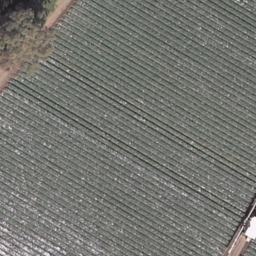
#> input picture assignment1_final_with_code/data/Images/agricultural/agricultural00.tif, 256 x 256 px, found by its file name; its folder holds only this picture in this run
$ jupyter execute --allow-errors CAM_CNN_Assn3.ipynb
#> lines starting #> are read from the running program, lines starting #| are printed output that depends on the picture
[cell 1]
# [5 lines of commented-out code are left out]

[cell 2]
import tensorflow as tf
from tensorflow import keras

[cell 3]
# Loading the dataset
import os
image_size = (300,300)
batch_size = 36
dataset_path = "/content/UCMerced_LandUse/Images"

class_names = sorted(os.listdir(dataset_path))

[cell 4]
import PIL
import numpy as np

image_data = []
labels = []
ss = True

first_images = dict()

for i in range(len(class_names)):
  class_path = os.path.join(dataset_path, class_names[i])
  image_files = os.listdir(class_path)
  ss2=True
  for name in image_files:
    image_path = os.path.join(class_path, name)
    image = PIL.Image.open(image_path)
#> image is the input picture: PIL image 256x256 RGB; mean R, G, B 116, 116.8, 111.9
    image = image.convert("RGB")
    image = image.resize(image_size)
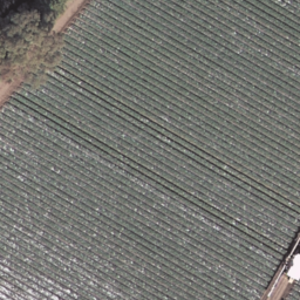
#> image: PIL image 300x300 RGB; mean R, G, B 116, 116.8, 111.9
    image_data.append(np.asarray(image))
    vec = [0 for x in range(21)]
    vec[i]=1
    labels.append(vec)
    if ss2==True:
      first_images[class_names[i]]=np.asarray(image)
      ss2=False
    if ss==True:
      print(len(image_files),"Images in each class")
      print(image.size)
#| (300, 300)
      print(image.format)
#| None
      print(image.mode)
#| RGB
      ss=False

[cell 5]
print('Loaded a total of :',len(image_data)," with labels")
#| Loaded a total of : 2  with labels

[cell 6]
from tensorflow import keras
import tensorflow as tf
from sklearn.model_selection import train_test_split

image_data = np.array(image_data)
lables = np.array(labels)

#> (the rest of this cell did not finish here and is left out)

#> (a cell that did not finish here is left out)

[cell 8]
import matplotlib.pyplot as plt

# Create a figure with subplots for each class
fig, axes = plt.subplots(1, len(class_names), figsize=(15, 5))

# Dictionary to store first occurrence of each class
# first_images = {}

# # Find the first occurrence of each class in X_train
# for img, label in zip(X_train, y_train):
#     if label not in first_images:  # Store first found image of this class
#         first_images[label] = img

# Plot images
for ax, class_index in zip(axes, first_images.keys()):
    ax.imshow(first_images[class_index])
    # ax.set_title(class_index)
    ax.axis("off")
#> this loop made 2 passes
#> class_index on passes 1 to 2: 'agricultural', 'airplane'

plt.show()
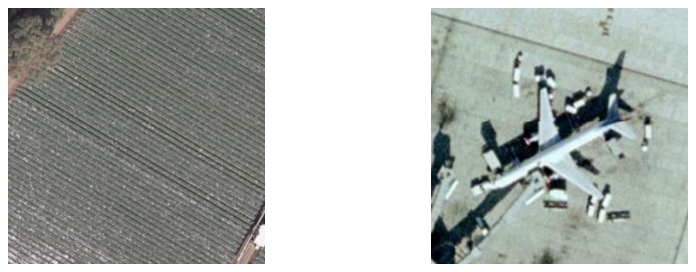
#> figure drawn by matplotlib, 2 panels

[cell 9]
def create_network(input_shape, class_num):
  input_tensor = keras.Input(shape=input_shape)
  x = keras.layers.Conv2D(32, (3, 3), activation="relu")(input_tensor)
  x = keras.layers.MaxPooling2D()(x)
  x = keras.layers.Conv2D(64, (3, 3), activation="relu")(x)
  x = keras.layers.MaxPooling2D()(x)
  x = keras.layers.Conv2D(128, (3, 3), activation="relu")(x)
  x = keras.layers.GlobalAveragePooling2D()(x)
  output_tensor = keras.layers.Dense(class_num, activation="softmax")(x)

  model = keras.Model(inputs=input_tensor, outputs=output_tensor)

  model.compile(optimizer="adam",
                loss="categorical_crossentropy",
                metrics=["accuracy"])
  return model

#> (a cell that did not finish here is left out)

[cell 11]
import cv2
def generate_cam(model, image, class_index):
  last_conv_layer = model.get_layer("conv2d_11")
  feature_map_model = keras.Model(inputs=model.input, outputs=last_conv_layer.output)
  final_dense_layer = model.get_layer("dense_3")
  class_weights = final_dense_layer.get_weights()[0]

  conv_output = feature_map_model(np.array([image]))
  conv_output = conv_output[0]

  cam = np.dot(conv_output, class_weights[:, class_index])
  cam = np.maximum(cam,0)
  cam = cam/np.max(cam)

  cam = np.uint8(255*cam)
  cam = cv2.applyColorMap(cam, cv2.COLORMAP_JET)
  overlayed_img = cv2.addWeighted(image, 0.5, cam, 0.5, 0)
  return overlayed_img

[cell 12]
tf.debugging.set_log_device_placement(True)
#> (this line was passed over: tensorflow is not available in this run)

# Check if TensorFlow is running on GPU
#> (the rest of this cell did not finish here and is left out)

#> (a cell that did not finish here is left out)

[cell 14]
for i in range(len(class_names)):
  print("Mapping ",i,"::",class_names[i])
